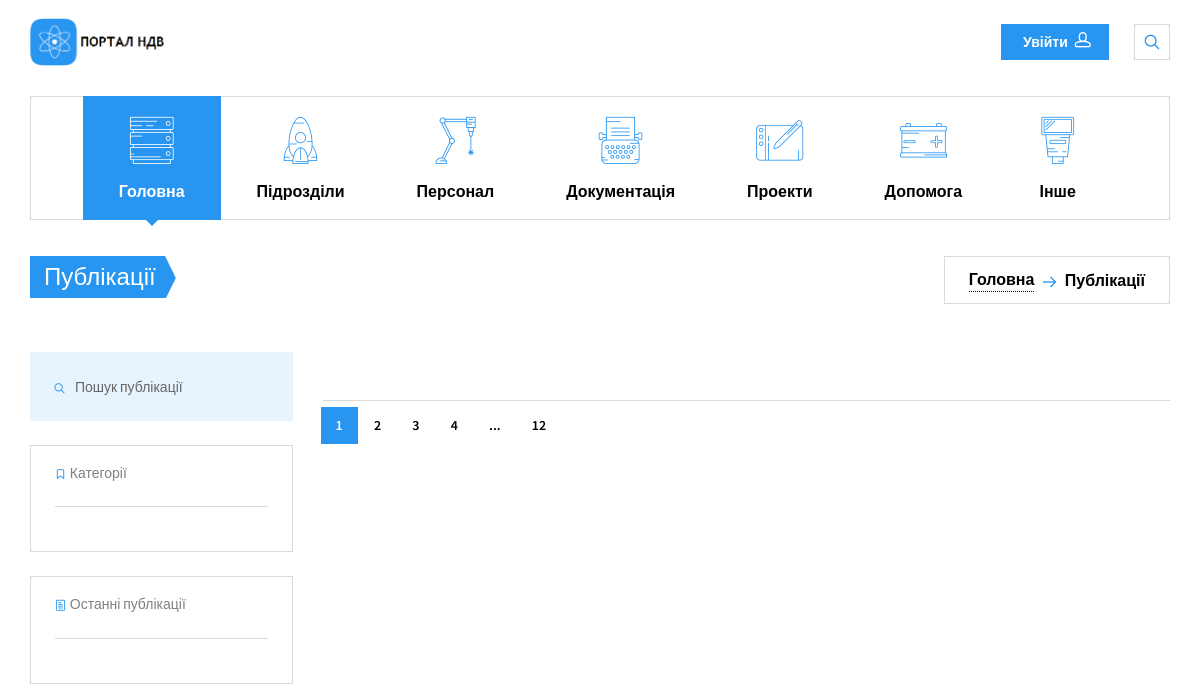
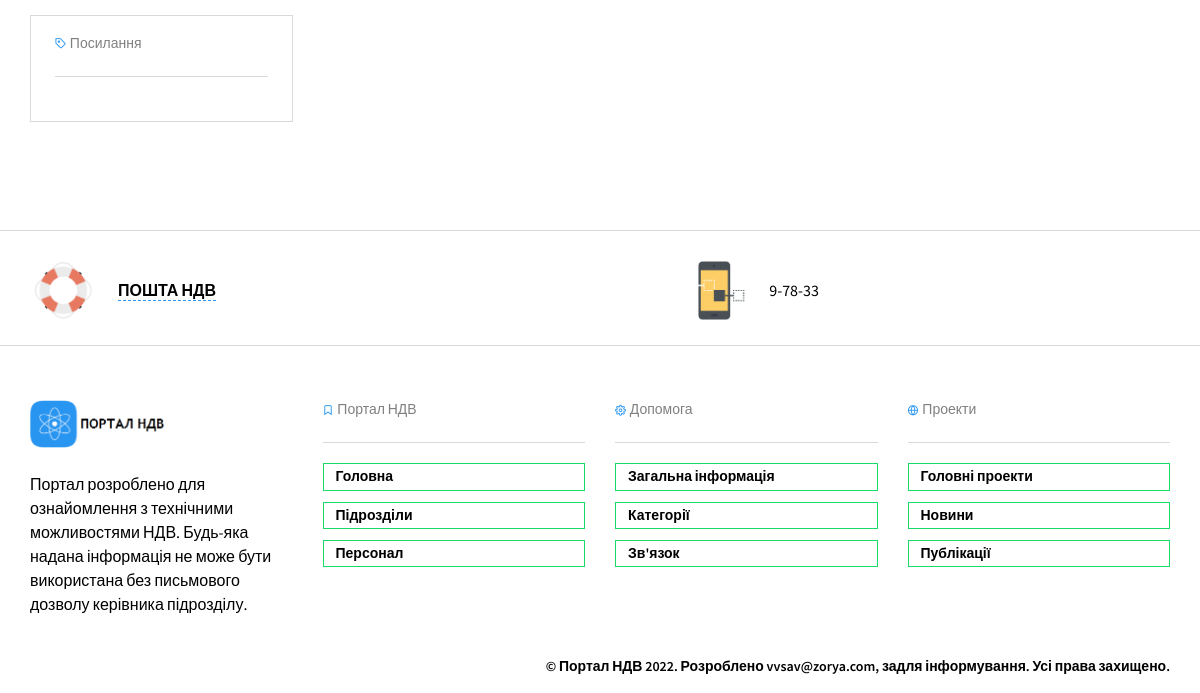
Before: /publics/ with the older database file (2 pictures, top to bottom).
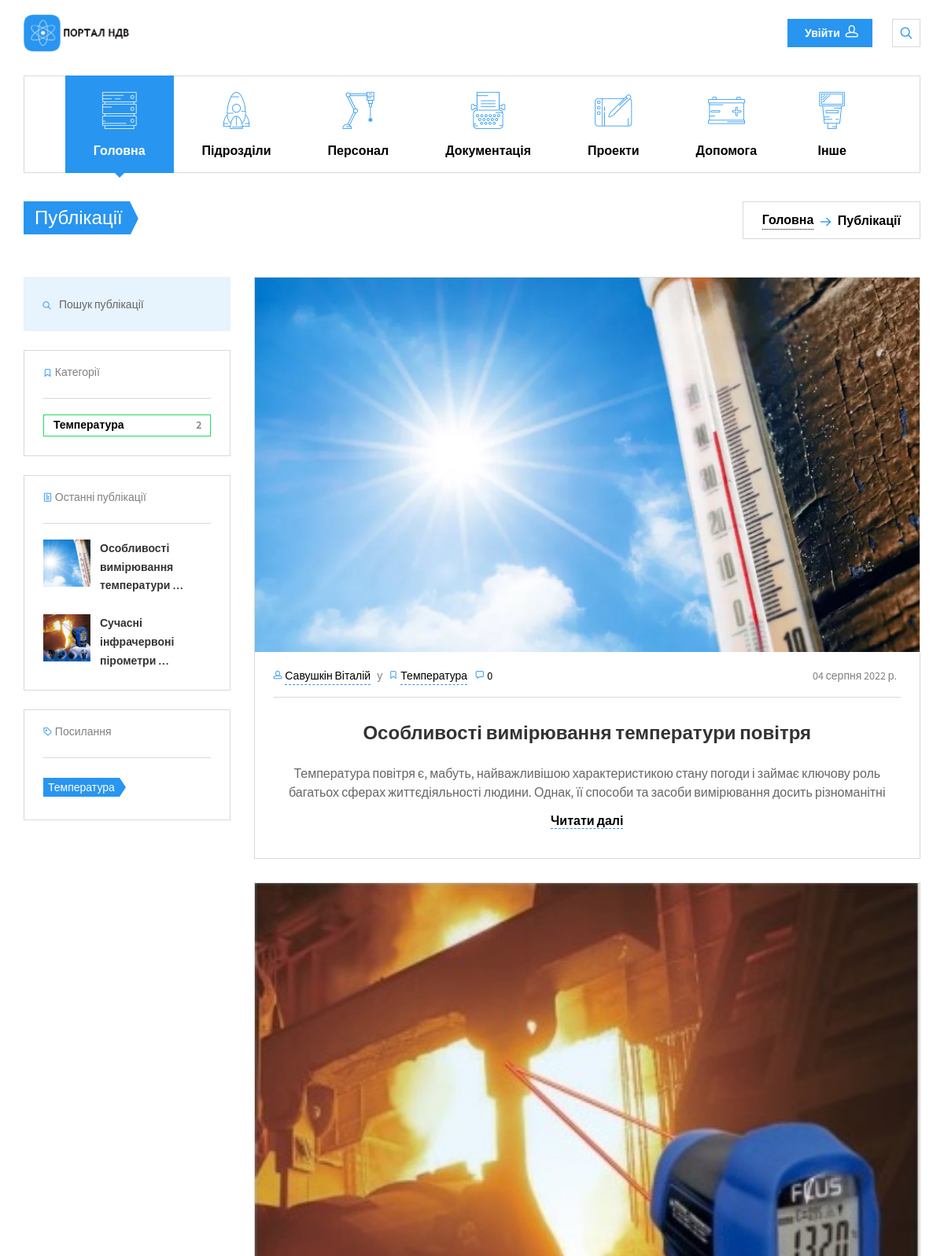
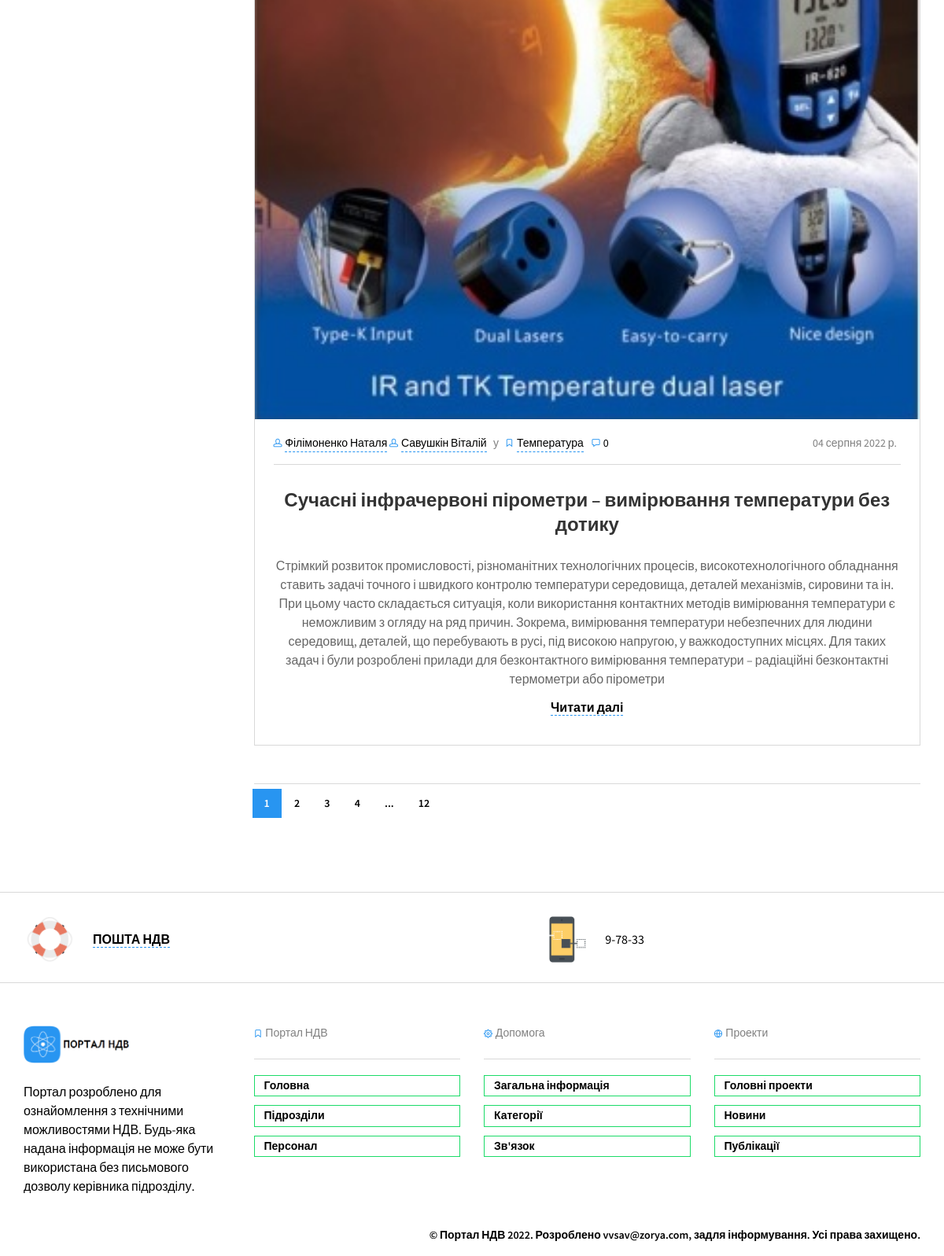
After: the same page with the newer database file (2 pictures, top to bottom).
### nio_app/models.py (models this page shows, shortened)
class Main(models.Model):
    name = models.CharField(max_length=200, help_text='не більше ніж 200 символів',
                            verbose_name='Назва підрозділу')
    abr = models.CharField(max_length=10, help_text='не більше ніж 10 символів',
                           verbose_name='Абрівіатура підрозділу')
    slug = models.SlugField(max_length=200, unique=True, verbose_name='URL', db_index=True)
    divisions = models.ManyToManyField('Divisions', verbose_name='Підрозділи')
    description = models.TextField(max_length=5000, help_text='Введіть короткий опис підрозділу',
                                   verbose_name='Опис підрозділу')
    num_staff = models.IntegerField(verbose_name='Кількість персоналу', null=True, blank=True)
    num_projects = models.IntegerField(verbose_name='Кількість проектів', null=True, blank=True)
    num_docs = models.IntegerField(verbose_name='Загальна кількість документації', null=True, blank=True)
    boss = models.CharField(max_length=200, help_text='не більше ніж 200 символів',
                            verbose_name='ПІБ керівника')
    photo = models.ImageField(upload_to="workers_foto/", verbose_name="Фото")
    objects = models.Manager()
    def staff(self):
        num = 0
        for d in self.divisions.all():
            if d.num_staff:
                num += d.num_staff
                self.num_staff = num
            else:
                self.num_staff = 0
        return self.num_staff
    staff.short_description = 'Загальна кількість персоналу'
    class Meta:
        verbose_name = 'Загальна інфо'
        verbose_name_plural = 'Загальна інфо'

class Publications(models.Model):
    name = models.CharField(max_length=200, help_text='не більше ніж 200 символів',
                            verbose_name='Назва публікації')
    slug = models.SlugField(max_length=200, unique=True, verbose_name='URL', db_index=True)
    description = models.TextField(max_length=5000, help_text='Введіть короткий опис мети публікації',
                                   verbose_name='Короткий опис', null=True)
    text = models.TextField(max_length=50000, help_text='Введіть короткий опис мети публікації',
                            verbose_name='Текст публікації', null=True)
    div = models.ForeignKey(Divisions, on_delete=models.SET_NULL, verbose_name='Назва підрозділу', null=True)
    author = models.ManyToManyField(Staff, verbose_name='Автор', help_text="Оберіть автора/авторів публікації", )
    category = models.ManyToManyField('Categories', help_text='оберіть категорію/категорії',
                                      verbose_name='Оберіть категорію')
    pub_date = models.DateField(verbose_name='Дата піблікації', null=True)
    def directory_path(instance, filename):
        return f'archives/{instance.div.slug}/publications/{instance.pub_date}/{instance.slug}/{filename}'
    photo_1 = models.ImageField(upload_to=directory_path, verbose_name="Картинка публікації", null=True, max_length=500)
    photo_2 = models.ImageField(upload_to=directory_path, verbose_name="Картинка публікації", blank=True, null=True,
                                max_length=500)
    photo_3 = models.ImageField(upload_to=directory_path, verbose_name="Картинка публікації", blank=True, null=True,
                                max_length=500)
    photo_4 = models.ImageField(upload_to=directory_path, verbose_name="Картинка публікації", blank=True, null=True,
                                max_length=500)
    photo_5 = models.ImageField(upload_to=directory_path, verbose_name="Картинка публікації", blank=True, null=True,
                                max_length=500)
    doc = models.FileField(upload_to=directory_path, blank=True, null=True, verbose_name='Файл публікації',
                           max_length=500)
    objects = models.Manager()
    def file_load(self):
        self.doc.upload_to = f'archives/{self.div.slug}/publications/{self.pub_date}/{self.slug}/'
        return self.doc.upload_to
    file_load.short_description = 'Розташування файлів'
    def display_author(self):
        return ', '.join([staff.fio.split()[0] for staff in self.author.all()])
    display_author.short_description = 'Автори'
    class Meta:
        verbose_name = 'Публікація'
        verbose_name_plural = 'Публікації'
        ordering = ['name']

class Staff(models.Model):
    fio = models.CharField(max_length=100, help_text='не більше ніж 100 символів',
                           verbose_name='ПІБ')
    slug = models.SlugField(max_length=100, unique=True, verbose_name='URL', db_index=True)
    div = models.ForeignKey(Divisions, on_delete=models.SET_NULL, verbose_name='Підрозділ', null=True)
    tabel = models.CharField(max_length=5, help_text='не більше ніж 5 символів', verbose_name='Табельный номер',
                             unique=True)
    prof = models.CharField(max_length=100, help_text='не більше ніж 100 символів',
                            verbose_name='Посада')
    oklad = models.IntegerField(verbose_name='Оклад')
    birthday = models.DateField(verbose_name="Дата народження", blank=True)
    phone = models.CharField(max_length=18, help_text='формат +38(ХХХ)-ХХХ-ХХ-ХХ',
                             verbose_name='Номер телефону')
    adress = models.CharField(max_length=100, help_text='формат пр/вул/провулок ХХХХХ д.ХХ кв.ХХ',
                              verbose_name='Домашня адреса')
    photo = models.ImageField(upload_to="workers_foto/", verbose_name="Фото")
    objects = models.Manager()
    class Meta:
        verbose_name = 'Персонал'
        verbose_name_plural = 'Персонал'

class Categories(models.Model):
    name = models.CharField(max_length=100, help_text='не більше ніж 100 символів',
                            verbose_name='Категорія')
    slug = models.SlugField(max_length=100, unique=True, verbose_name='URL', db_index=True)
    objects = models.Manager()
    class Meta:
        verbose_name = 'Категорія'
        verbose_name_plural = 'Категорії'

### nio_app/views.py (the view)
# urls.py: path('publics/', PubsList.as_view(), name='publics'),
class PubsList(ListView):
    model = Publications
    template_name = 'nio_app/publics.html'
    def get_context_data(self, *, object_list=None, **kwargs):
        context = super().get_context_data(object_list=None, **kwargs)
        context.update(CONTEXT)
        context['last'] = Publications.objects.all().order_by('-pub_date')
        return context

### nio_app/templates/nio_app/publics.html (shortened to what the changed rows need)
{% extends 'nio_app/base_portal.html' %}
{% load static %}
{% block content %}
<section class="page-title">
  <div class="container">
    <div class="inner">
      <div class="column">
        <div class="title">
          <h1>Публікації</h1>
        </div>
      </div>
    </div>
  </div>
</section>
<div class="container">
  <div class="row">
    <div class="col-lg-9 col-md-8 col-lg-push-3 col-md-push-4">
      {% for p in pubs %}
      <article class="post-item">
        <a href="{% url 'nio_app:public_single' p.slug %}" class="post-thumb waves-effect">
          <img src="{{ p.photo_1.url }}" alt="Post01" style="width: 100%; height: auto; object-fit: cover;">
        </a>
        <div class="post-body">
          <div class="post-meta">
            <div class="column">
              <span>
                {% for a in p.author.all %}
                <i class="icon-head"></i>
                <a href="{% url 'nio_app:staff' %}#{{ a.slug }}">{{ a.fio }}</a>
                {% endfor %}
              </span>
              <span>у</span>
              {% for c in p.category.all %}
              <span>
                <i class="icon-ribbon"></i>
                <a href="#">{{ c.name }}</a>
              </span>
              {% endfor %}
              <span class="post-comments">
                <i class="icon-speech-bubble"></i>
                <a href="#">{{ p.reviewspubs_set.count }}</a>
              </span>
            </div>
            <div class="column"><span>{{ p.pub_date }}</span></div>
          </div>
          <a href="{% url 'nio_app:public_single' p.slug %}" class="post-title">
            <h3>{{ p.name }}</h3>
          </a>
          <p>{{ p.description }}</p>
          <a href="{% url 'nio_app:public_single' p.slug %}">Читати далі</a>
        </div>
      </article>
      {% endfor %}
    </div>
    <div class="col-lg-3 col-md-4 col-lg-pull-9 col-md-pull-8">
      <aside class="sidebar">
        <section class="widget widget_categories">
          <ul>
            {% for c in cats %}
            {% if c.publications_set.count %}
                <li><a href="#">{{ c.name }}<span>{{ c.publications_set.count }}</span></a></li>
            {% endif %}
            {% endfor %}
          </ul>
        </section>
        <section class="widget widget_recent_posts">
          {% for p in last|slice:":3" %}
          <div class="item">
            <div class="thumb">
              <a href="{% url 'nio_app:public_single' p.slug %}">
                <img src="{{p.photo_1.url}}" alt="Post01" style="width: 60px; height: 60px; object-fit: cover;"></a>
            </div>
            <div class="info">
              <h4><a href="post-right-sidebar.html">{{ p.name|truncatewords:3}}</a></h4>
            </div>
          </div>
          {% endfor %}
        </section>
        <section class="widget widget_tag_cloud">
          <h3 class="widget-title">
            <i class="icon-tag"></i>
            Посилання
          </h3>
            {% for c in cats %}
            {% if c.publications_set.count %}
            <a href="#">{{ c.name }}</a>
            {% endif %}
            {% endfor %}
        </section>
      </aside>
    </div>
  </div>
</div>
{% endblock content %}

### nio_app/templates/nio_app/include/header.html (shortened to what this page needs)
{% load static %}
<header class="navbar navbar-sticky">
  <div class="topbar">
    <div class="container">
      <a href="{% url 'nio_app:index_portal' %}" class="site-logo">
        <img src="{% static 'nio_app/img/logo.png' %}" alt="Портал НДВ">
      </a>
      <div class="toolbar">
        <a href="#" class="btn btn-sm btn-default btn-icon-right waves-effect waves-light" data-toggle="modal" data-target="#loginModal">Увійти<i class="icon-head"></i></a>
        <div class="search-btn">
          <i class="icon-search"></i>
        </div>
      </div>
    </div>
  </div>
  {% for m in main %}
  <div class="container">
    <nav class="main-navigation">
      <ul class="menu">
        <li class="current-menu-item menu-item-has-children">
          <a href="#"><i class="flaticon-technology46"></i>Головна</a>
        </li>
        <li class="menu-item-has-children">
          <a href="#"><i class="flaticon-space-ship2"></i>Підрозділи</a>
        </li>
        <li class="menu-item-has-children">
          <a href="#"><i class="flaticon-technological"></i>Персонал</a>
        </li>
        <li class="menu-item-has-children">
          <a href="#"><i class="flaticon-writing50"></i>Документація</a>
        </li>
        <li class="menu-item-has-children">
          <a href="#"><i class="flaticon-drawing33"></i>Проекти</a>
        </li>
        <li class="menu-item-has-children">
          <a href="#"><i class="flaticon-positive"></i>Допомога</a>
        </li>
        <li class="menu-item-has-children">
          <a href="#"><i class="flaticon-light129"></i>Інше</a>
        </li>
      </ul>
    </nav>
  </div>
  {% endfor %}
</header>

Changed rows visible on the page:
added Publications: photo_1 (picture), reviewspubs_set.count "0", pub_date "04 серпня 2022 р.", name "Особливості вимірювання температури повітря", description "Температура повітря є, мабуть, найважливішою характеристикою стану погоди і займає ключову роль багатьох сферах життєдіяльності людини. Однак, її способи та засоби вимірювання досить різноманітні", name "Особливості вимірювання температури …"
now on this page (row unchanged): Staff: fio "Савушкін Віталій"
added Categories: name "Температура", publications_set.count "2"
added Publications: photo_1 (picture), reviewspubs_set.count "0", pub_date "04 серпня 2022 р.", name "Сучасні інфрачервоні пірометри – вимірювання температури без дотику", description "Стрімкий розвиток промисловості, різноманітних технологічних процесів, високотехнологічного обладнання ставить задачі точного і швидкого контролю температури середовища, деталей механізмів, сировини та ін. При цьому часто складається ситуація, коли використання контактних методів вимірювання температури є неможливим з огляду на ряд причин. Зокрема, вимірювання температури небезпечних для людини середовищ, деталей, що перебувають в русі, під високою напругою, у важкодоступних місцях. Для таких задач і були розроблені прилади для безконтактного вимірювання температури – радіаційні безконтактні термометри або пірометри", name "Сучасні інфрачервоні пірометри …"
now on this page (row edited): Staff: fio "Філімоненко Наталя", shown under "0"
